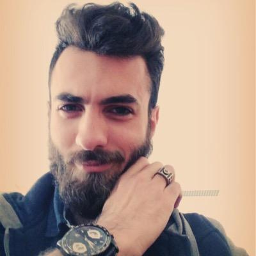
#> input picture input.png, 256 x 256 px, found by its file name
$ python dil_ero.py   (older library calls are emulated)
#> lines starting #> are read from the running program, lines starting #| are printed output that depends on the picture; after the words box and inside, x2 and y2 are one past the last pixel; in counts of white or black regions, pixels touching at a corner belong together
from PIL import Image
import numpy as np
from scipy import misc


def arr2txt(arr, filename):
    with open(filename, 'w') as txt:
        for i in arr:
            for j in i:
                txt.write(str(j) + " ")
            else:
                txt.write("\n")


def rgb2gray(rgb_arr):
    return np.array(np.dot(rgb_arr[..., :3], [0.299, 0.587, 0.114]), dtype=np.uint8)


def dilate(img_arr, structuring_element):
    dil_img = np.zeros(img_arr.shape, dtype=np.uint8)
    for i in range(img_arr.shape[0]):
        for j in range(img_arr.shape[1]):
            if img_arr[i, j] == structuring_element[int(structuring_element.shape[0]/2), int(structuring_element.shape[1]/2)]:
                try:
                    dil_img[i:i+structuring_element.shape[0], j:j +
                            structuring_element.shape[1]] = structuring_element
                except ValueError:
                    continue
    else:
        return dil_img


def erosion(img_arr, structuring_element):
    ero_img = np.zeros(img_arr.shape, dtype=np.uint8)
    for i in range(img_arr.shape[0]):
        for j in range(img_arr.shape[1]):
            try:
                if np.array_equal(img_arr[i:i+structuring_element.shape[0], j:j +
                           structuring_element.shape[1]], structuring_element):
                    ero_img[i+int(structuring_element.shape[0]/2),
                            j+int(structuring_element.shape[1]/2)] = 1
            except ValueError:
                continue
    else:
        return ero_img

def opening(img_arr, structuring_element):
    open_arr = np.zeros(img_arr.shape, dtype=np.uint8)
    open_arr = dilate(erosion(img_arr, structuring_element),
                      structuring_element)
    return open_arr


def closing(img_arr, structuring_element):
    close_arr = np.zeros(img_arr.shape, dtype=np.uint8)
    close_arr = erosion(
        dilate(img_arr, structuring_element), structuring_element)
    return close_arr


def boundary(img_arr, structuring_element):
    bou_arr = img_arr - erosion(img_arr, structuring_element)
    return bou_arr

def main():
    with Image.open("input.png") as img:
#> img is the input picture: PIL image 256x256 RGB; mean R, G, B 178.6, 153.6, 139.9
        arr = np.array(img.getdata(), np.uint8, copy=True).reshape(
            img.size[1], img.size[0], 3)
        gray_arr = rgb2gray(arr)
#> in rgb2gray, `return np.array(np.dot(rgb_arr[..., :3], [0.299, 0.587, 0.114]), dtype..`:
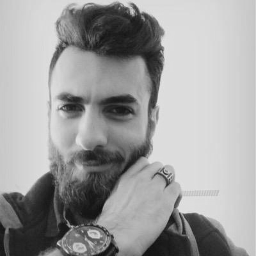
#> returned value: shape (256, 256); min 14, max 229, mean 158.9

        monochrome = gray_arr < 127
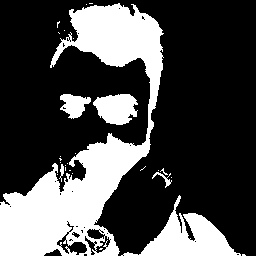
#> monochrome: shape (256, 256) bool; 29.1% white; 28 white regions (22 under 20 px), largest, box (x1, y1, x2, y2) and area: (0, 3, 164, 256) 14670, (121, 195, 241, 256) 2707, (93, 94, 138, 125) 1015, (60, 94, 91, 119) 480, (152, 172, 172, 188) 80, (59, 164, 64, 182) 42
        monochrome = monochrome.astype(np.int)
        mono = monochrome * 255
        structuring_element = np.array(
            [[1, 1, 1], [1, 1, 1], [1, 1, 1]], dtype=np.uint8)

        misc.imsave("mono.png", mono)
        dil = dilate(monochrome, structuring_element) * 255
#> after the loop in dilate, `for i in range(img_arr.shape[0]):`:
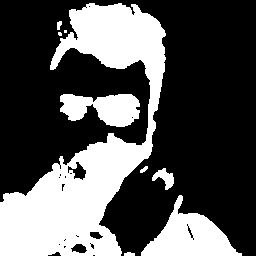
#> dil_img: shape (256, 256); values 0 (black) and 1 (white), 33.2% white; 9 white regions (2 under 20 px), largest, box (x1, y1, x2, y2) and area: (0, 3, 166, 256) 16672, (141, 195, 242, 256) 2902, (60, 94, 140, 127) 1825
        misc.imsave("dil.png", dil)
        ero = erosion(monochrome, structuring_element) * 255
#> after the loop in erosion, `for i in range(img_arr.shape[0]):`:
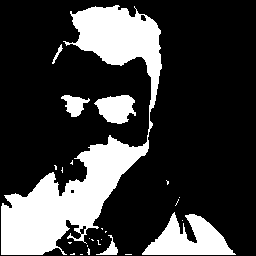
#> ero_img: shape (256, 256); values 0 (black) and 1 (white), 24.3% white; 25 white regions (19 under 20 px), largest, box (x1, y1, x2, y2) and area: (1, 5, 162, 255) 12265, (142, 212, 236, 255) 2190, (94, 95, 136, 124) 834, (61, 95, 90, 117) 341, (96, 235, 118, 255) 145, (52, 44, 63, 64) 57
        misc.imsave("ero.png", ero)
        arr2txt(monochrome, "mono.txt")
        arr2txt(dilate(monochrome, structuring_element), "dilate.txt")
        arr2txt(erosion(monochrome, structuring_element), "erosion.txt")

if __name__ == '__main__':
    try:
        main()
    except KeyboardInterrupt:
        print("\n[!] Bye... bye.. ")
